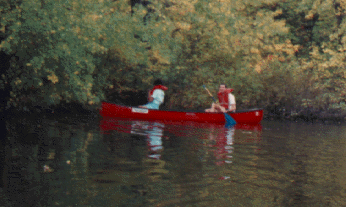
%> input picture labosi/lab-3/2007-08/slike/canoe.tif, 346 x 207 px
$ octave zz311.m   (GNU Octave 9; MATLAB toolbox functions it lacks are replaced by stand-ins)
%> lines starting %> are read from the running program, lines starting %| are printed output that depends on the picture
img = imread('canoe.tif');
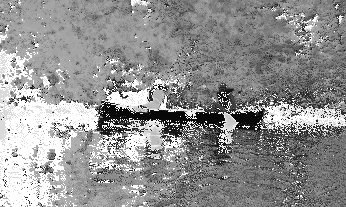
%> img: size 207x346 uint8; min 7, max 255, mean 145.5
figure, imshow(img);
figure, image(img);
%> after `image(img)`:
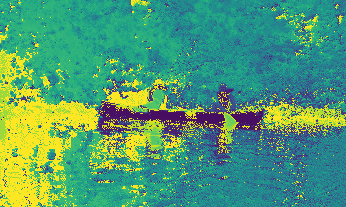
%> displayed picture: size 207x346x3, on the screen's scale of 0 to 255; mean R, G, B 79.5, 154.5, 114.9
figure, imagesc(img);
colormap(gray(255));
axis image;
figure, imagesc(img);

$ run again, with labosi/lab-3/2007-08/slike/forest.tif copied over labosi/lab-3/2007-08/slike/canoe.tif
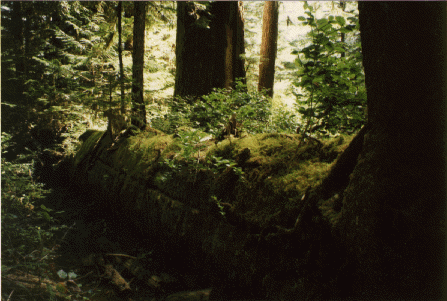
%> input picture labosi/lab-3/2007-08/slike/forest.tif, 447 x 301 px
%> `img = imread('canoe.tif');`:
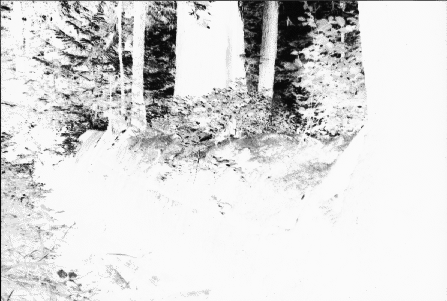
%> img: size 301x447 uint8; min 6, max 251, mean 217.9
%> `image(img)`:
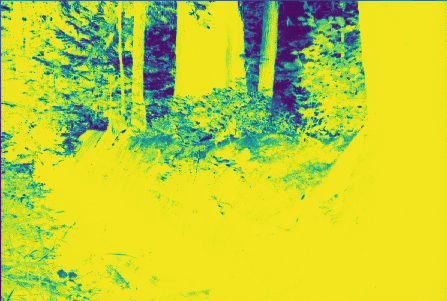
%> displayed picture: size 301x447x3, on the screen's scale of 0 to 255; mean R, G, B 192.7, 207.1, 51
